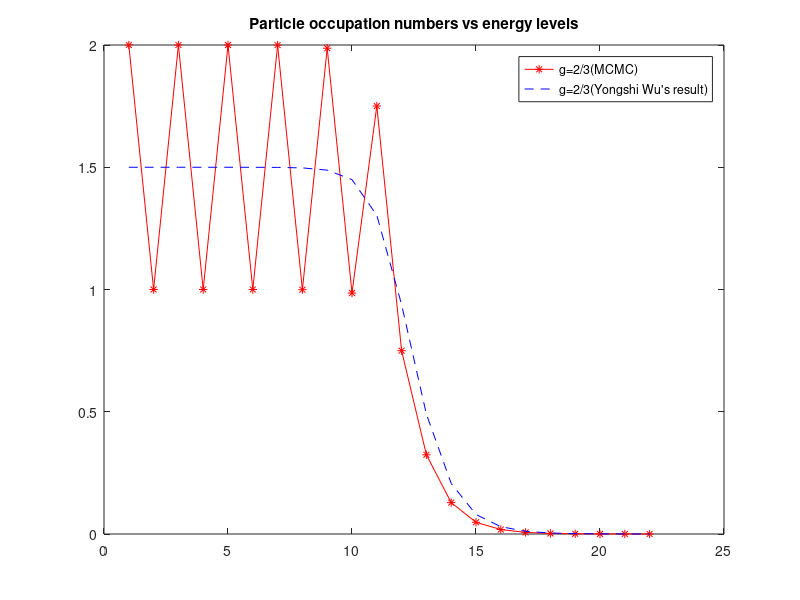
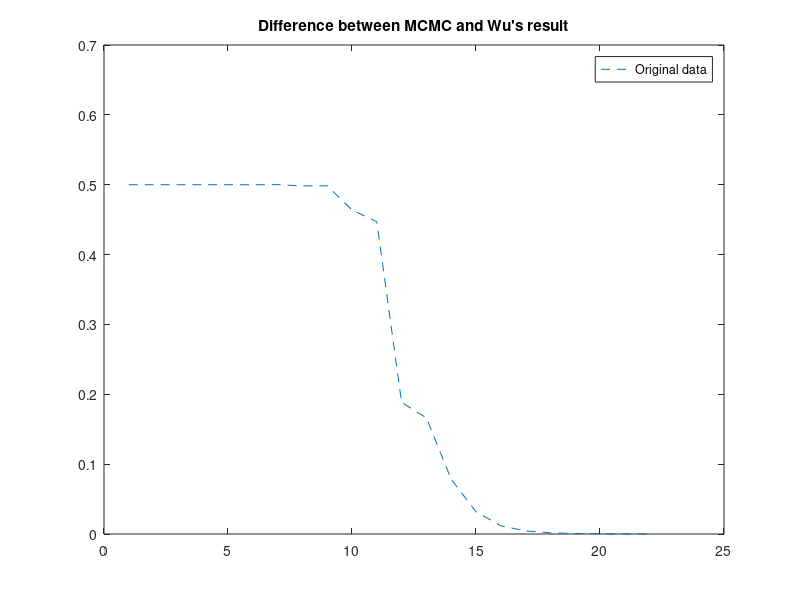
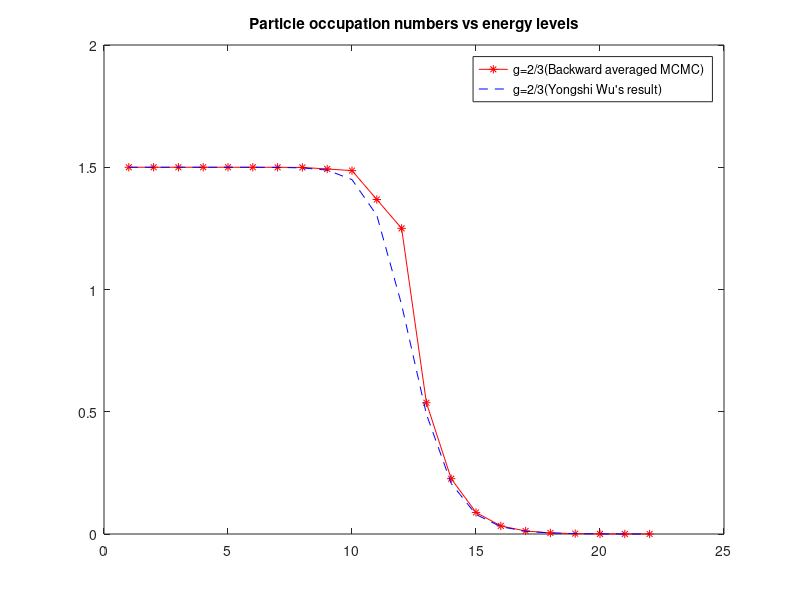
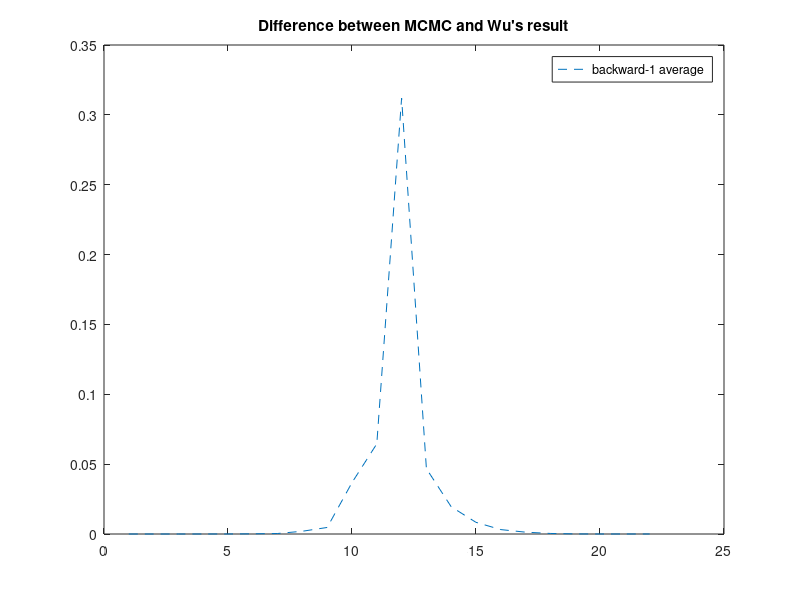

MATLAB code for these plots, in order:
function g_2_3
mcmc = [2.,1.,2.,1.,1.99999,0.999986,1.99955,0.99915,1.98685,0.985644,1.75053,0.749684,0.323919,0.128411,0.047957,0.018139,0.006616,0.002332,0.000794,0.000337,0.000088,0.000025];
Wudist = [1.5,1.5,1.5,1.49999,1.49997,1.49987,1.49941,1.49737,1.48832,1.44945,1.30354,0.938098,0.49004,0.206672,0.0798417,0.0298935,0.0110679,0.0040812,0.00150269,0.000552982,0.000203455,0.00007485];
len = size(mcmc,2);
levels = 1:1:len;

figure()
plot(levels,mcmc,"r-*")
hold on
plot(levels,Wudist,"b--")
legend("g=2/3(MCMC)","g=2/3(Yongshi Wu's result)")
title("Particle occupation numbers vs energy levels")


figure()
plot(levels, abs(mcmc-Wudist),'--')
title("Difference between MCMC and Wu's result")
legend("Original data")

mcmc_shift_back_1 = [mcmc(2:len), 0];
disp(mcmc)
disp(mcmc_shift_back_1)
mcmc_shift_forward_1 = [1, mcmc(1:len-1)];
disp(mcmc_shift_forward_1)

mcmc_back1_avg = (mcmc+mcmc_shift_forward_1)./2;
figure();
plot(levels,mcmc_back1_avg,'r*-')
hold on
plot(levels,Wudist,'b--')
legend("g=2/3(Backward averaged MCMC)","g=2/3(Yongshi Wu's result)")
title("Particle occupation numbers vs energy levels")

figure()
plot(levels, abs(mcmc_back1_avg-Wudist),'--')
title("Difference between MCMC and Wu's result")
legend("backward-1 average")

mcmc_forward1_avg = (mcmc+mcmc_shift_back_1)./2;
figure();
plot(levels,mcmc_forward1_avg,'r*-')
hold on
plot(levels,Wudist,'b--')
legend("g=2/3(forward averaged MCMC)","g=2/3(Yongshi Wu's result)")
title("Particle occupation numbers vs energy levels")

figure()
plot(levels, abs(mcmc_forward1_avg-Wudist),'--')
title("Difference between MCMC and Wu's result")
legend("forward-1 average")

mcmc_adjacent3_avg = (mcmc+mcmc_shift_back_1+mcmc_shift_forward_1)./3;
figure();
plot(levels,mcmc_adjacent3_avg,'r*-')
hold on
plot(levels,Wudist,'b--')
legend("g=2/3(adjacent-3 averaged MCMC)","g=2/3(Yongshi Wu's result)")
title("Particle occupation numbers vs energy levels")

figure()
plot(levels, abs(mcmc_adjacent3_avg-Wudist),'--')
title("Difference between MCMC and Wu's result")
legend("Adjacent-3 average")


end